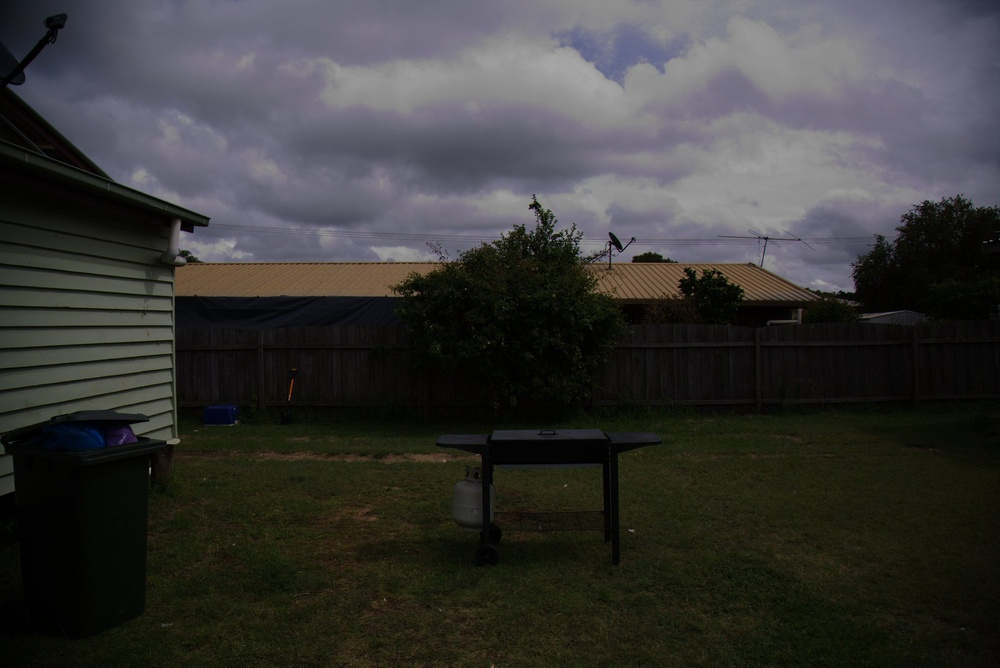
//> input picture lab2_submission/image.jpg, 1000 x 668 px, shrunk from 2000 x 1335 before the run
$ ./main image.jpg 3   (built with g++ and OpenCV 4)
//> lines starting //> are read from the running program, lines starting //| are printed output that depends on the picture; after the words box and inside, x2 and y2 are one past the last pixel; in counts of white or black regions, pixels touching at a corner belong together
### lab2_submission/utils.h
// utils.cpp

#include <opencv2/highgui.hpp>
#include <opencv2/imgproc.hpp>
#include <iostream>

cv::Mat max_filter(cv::Mat img, int kernel_size);

cv::Mat min_filter(cv::Mat img, int kernel_size);

cv::Mat draw_hist(cv::MatND hist, int width, int height, int hbins);

### lab2_submission/utils.cpp
// utils.cpp

#include <opencv2/highgui.hpp>
#include <opencv2/imgproc.hpp>
#include <opencv2/imgcodecs.hpp>
#include <iostream>

#include "utils.h"


cv::Mat max_filter(cv::Mat img, int kernel_size){
    cv::Mat out_img;

    if (kernel_size % 2 == 0) {
        std::cout << "[ERROR] Kernel size cannot be even numbered. Exiting.\n";
        return out_img;
    }

    out_img = img.clone(); //cv::Mat(img.rows, img.cols, cv::CV_8UC1);//img;
    int start_pos = (int) kernel_size/2;
    unsigned char max_val;

    std::cout << "[INFO] Max filter starting at pixel position (" << std::to_string(start_pos) << ", " << std::to_string(start_pos) << ")\n";

    for (int row = start_pos ; row < img.rows - start_pos; row++){
        for (int col = start_pos ; col < img.cols - start_pos; col++){

            // Loop over kernel
            max_val = 0;
            for (int kernel_row = row - start_pos; kernel_row <= row + start_pos; kernel_row++){
                for (int kernel_col = col - start_pos; kernel_col <= col + start_pos; kernel_col++){

                    unsigned char pixel_val = img.at<unsigned char>(kernel_row,kernel_col);
                    if (pixel_val > max_val){
                        max_val = pixel_val;
                    }

                }
            }

            out_img.at<unsigned char>(row,col) = max_val;

        }
    }

    cv::namedWindow("Max filter"); // Create a named window
    cv::imshow("Max filter", out_img); // Show the image in the named window
    cv::waitKey(0); // Wait for key-push to exit

    return out_img;

}

cv::Mat min_filter(cv::Mat img, int kernel_size){
    cv::Mat out_img;

    if (kernel_size % 2 == 0) {
        std::cout << "[ERROR] Kernel size cannot be even numbered. Exiting.\n";
        return out_img;
    }

    out_img = img.clone();
    int start_pos = (int) kernel_size/2;
    unsigned char min_val;

    std::cout << "[INFO] Min filter starting at pixel position (" << std::to_string(start_pos) << ", " << std::to_string(start_pos) << ")\n";

    for (int row = start_pos; row < img.rows - start_pos; row++){
        for (int col = start_pos ; col < img.cols - start_pos; col++){

            // Loop over kernel
            min_val = 255;
            for (int kernel_row = row - start_pos; kernel_row <= row + start_pos; kernel_row++){
                for (int kernel_col = col - start_pos; kernel_col <= col + start_pos; kernel_col++){

                    unsigned char pixel_val = img.at<unsigned char>(kernel_row,kernel_col);
                    if (pixel_val < min_val){
                        min_val = pixel_val;
                    }

                }
            }

            out_img.at<unsigned char>(row,col) = min_val;

        }
    }

    cv::namedWindow("Min filter"); // Create a named window
    cv::imshow("Min filter", out_img); // Show the image in the named window
    cv::waitKey(0); // Wait for key-push to exit

    return out_img;
}

cv::Mat draw_hist(cv::MatND hist, int width, int height, int hbins){

    cv::Mat histImage = cv::Mat(width, height, CV_8UC3, cv::Scalar(0, 0, 0));
    cv::normalize(hist, hist, 0, histImage.rows, cv::NORM_MINMAX, -1, cv::Mat());
    int bin_width = width / hbins;

    int p1x, p1y;
    int p2x, p2y;
    for (int i = 0; i < hbins; i++){
        // Draw the lines in the histogram by defining two points and connecting the dots
        // From x-position i-1 to i, with height according to the histogram
        p1x = bin_width*(i - 1);
		p1y = height - hist.at<float>(i - 1);

		p2x = bin_width*(i);
		p2y = height - hist.at<float>(i);

		line(histImage, cv::Point(p1x,p1y), cv::Point(p2x,p2y),
			cv::Scalar(255, 255, 255), 2, 8, 0);
    }

    return histImage;

}

### lab2_submission/main.cpp
// main.cpp

#include <opencv2/highgui.hpp>
#include <opencv2/imgproc.hpp>
#include <iostream>

#include "utils.h"

int main(int argc, char** argv)
{
    if (argc < 3){
        std::cout << "[WARNING] Image name or kernel size missing as command line arguments. Please run as './Lab2 image.jpg kernel_size'. Aborting.\n";
        return 0;
    }
    int kernel_size;

    cv::Mat original_img = cv::imread(argv[1]); // Read the image given as argument in command line
//> original_img is the input picture: 668 rows x 1000 cols, CV_8UC3; mean B, G, R 54.4, 56.1, 56.7
    kernel_size = std::atoi(argv[2]);
//> kernel_size = 3

    std::cout << "[INFO] Running with kernel size " << std::to_string(kernel_size) << "\n";
//| [INFO] Running with kernel size 3

    if (original_img.empty()){
        std::cout << "[WARNING] Cannot find the provided filename. Aborting.\n";
        return 0;
    }

    // ---------- TASK 1 ----------
    // Show original image
    cv::namedWindow("Original image"); // Create a named window
    cv::imshow("Original image", original_img); // Show the image in the named window
    cv::waitKey(0); // Wait for key-push to exit

    // Convert to grayscale
    cv::Mat grayscale_img;
    cv::cvtColor(original_img, grayscale_img, cv::COLOR_BGR2GRAY, 1);
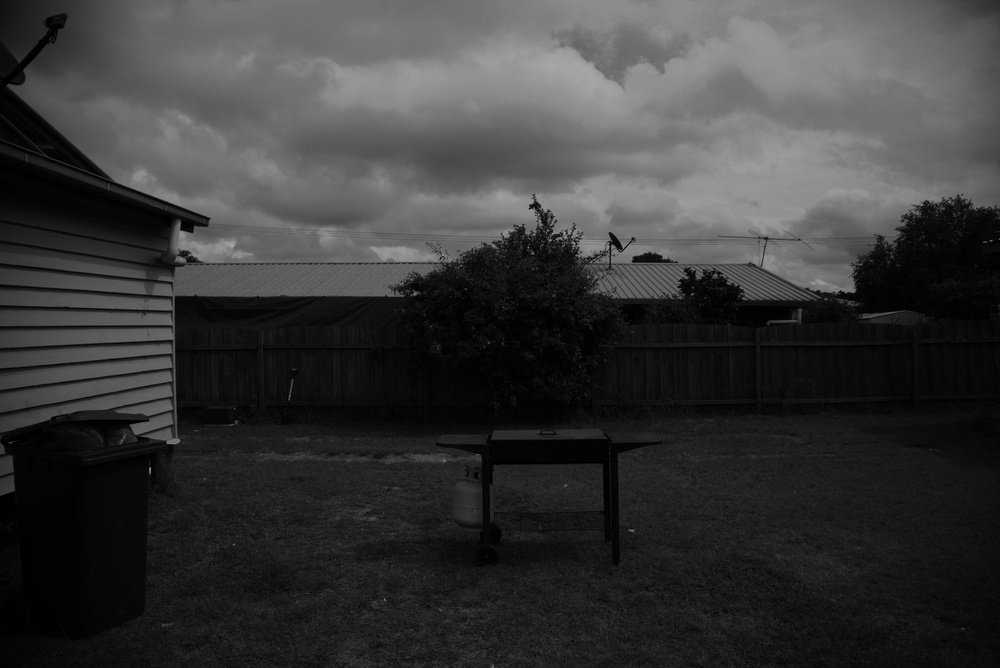
//> grayscale_img: 668 rows x 1000 cols, CV_8UC1; min 0, max 168, mean 56.1
    cv::imwrite("results/image_grayscale.jpg", grayscale_img);

    // ---------- TASK 2 ----------
    // Run the implemented min and max filters: Kernel size 5 is ok
    cv::Mat filtered_image = grayscale_img;
    filtered_image = max_filter(grayscale_img, kernel_size);
//> in max_filter, `int start_pos = (int) kernel_size/2;`: start_pos = 1
//| [INFO] Max filter starting at pixel position (1, 1)
//> the loop in max_filter, `for (int row = start_pos ; row < img.rows - start_pos; row++)` made 666 passes
//> max_val on passes 1 to 3: 47, 48, 48
//> after the loop in max_filter, `for (int row = start_pos ; row < img.rows - start_pos; row++)`:
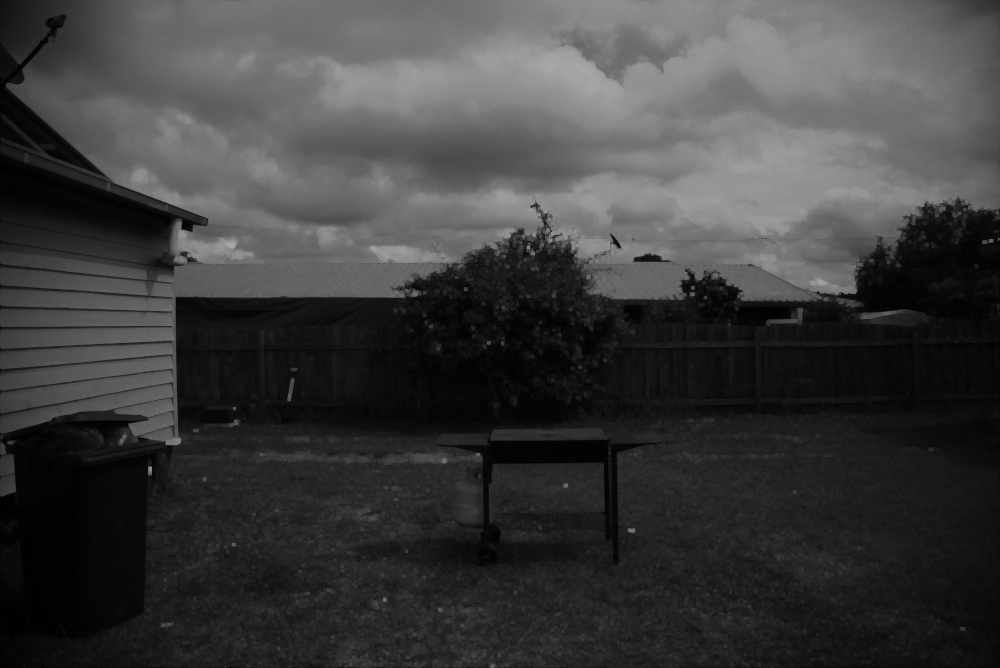
//> out_img: 668 rows x 1000 cols, CV_8UC1; min 0, max 168, mean 60.6
//> after the loop in max_filter, `for (int row = start_pos ; row < img.rows - start_pos; row++)`: max_val = 10
    cv::imwrite("results/image_max.jpg", filtered_image);
    filtered_image = min_filter(filtered_image, kernel_size);
//> in min_filter, `int start_pos = (int) kernel_size/2;`: start_pos = 1
//| [INFO] Min filter starting at pixel position (1, 1)
//> the loop in min_filter, `for (int row = start_pos; row < img.rows - start_pos; row++)` made 666 passes
//> min_val on passes 1 to 3: 44, 45, 45
//> after the loop in min_filter, `for (int row = start_pos; row < img.rows - start_pos; row++)`: min_val = 8
    cv::imwrite("results/image_max_min.jpg", filtered_image);

    // ---------- TASK 3 ----------
    // Use median filter and Gaussian smoothing filter
    cv::Mat median, gauss;
    cv::medianBlur(filtered_image, median, kernel_size);
    cv::imwrite("results/image_median.jpg", median);

    cv::GaussianBlur(filtered_image, gauss, cv::Size(kernel_size, kernel_size), 0.5);

    cv::imwrite("results/image_gauss.jpg", gauss);

    cv::namedWindow("Gauss filtered image"); // Create a named window
    cv::imshow("Gauss filtered image", gauss); // Show the image in the named window
    cv::namedWindow("Median filtered image"); // Create a named window
    cv::imshow("Median filtered image", median); // Show the image in the named window
    cv::waitKey(0); // Wait for key-push to exit

    // ---------- TASK 4 ----------
    // Histogram of grayscale image
    cv::MatND hist;
    const int hbins = 256;
    float hrange[] = { 0, 255 };
    const float *histRange = { hrange };

    cv::calcHist(&grayscale_img, 1, 0, cv::Mat(), hist, 1, &hbins, &histRange, true, false);
//> hist = 256 values, max 13194 at index 4, min 0 at index 169, mean 2609.4

    int width = 256, height = 300;
    cv::Mat histImage = draw_hist(hist, width, height, hbins);
//> in draw_hist, `cv::normalize(hist, hist, 0, histImage.rows, cv::NORM_MINMAX, -1, cv::..`: hist = 256 values, max 256 at index 4, min 0 at index 169, mean 50.63
//> the loop in draw_hist, `for (int i = 0; i < hbins; i++)` made 256 passes
//> (p1y, p2y) on passes 1 to 3: (300, 270), (270, 180), (180, 73)
//> after the loop in draw_hist, `for (int i = 0; i < hbins; i++)`:
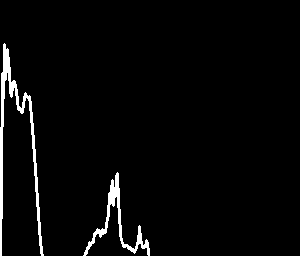
//> histImage: 256 rows x 300 cols, CV_8UC3; 3% white; 2 white regions, box (x1, y1, x2, y2) and area: (0, 43, 44, 256) 1467, (83, 172, 150, 256) 837

    cv::imwrite("results/image_histogram.jpg", histImage);
    cv::namedWindow("Histogram");
    cv::imshow("Histogram", histImage);
    cv::waitKey(0); // Wait for key-push to exit

    // ---------- TASK 5 ----------
    cv::Mat equalized_img;
    cv::equalizeHist( grayscale_img, equalized_img );
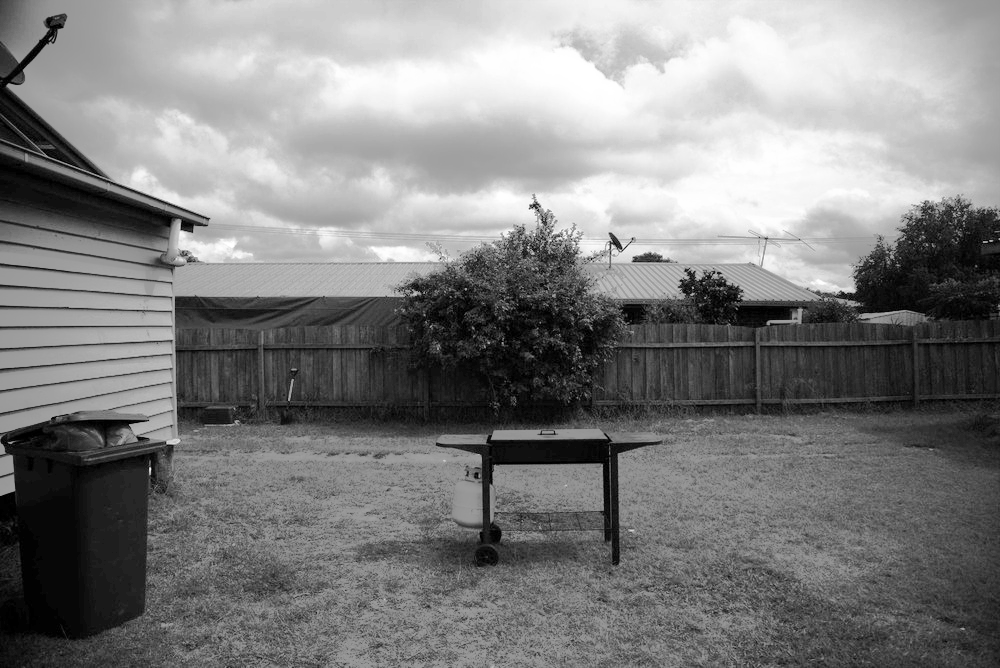
//> equalized_img: 668 rows x 1000 cols, CV_8UC1; min 0, max 255, mean 128.6

    cv::imwrite("results/image_equalized.jpg", equalized_img);
    cv::namedWindow("Equalized image");
    cv::imshow("Equalized image", equalized_img);
    cv::waitKey(0); // Wait for key-push to exit

    // Draw histogram of equalized image
    cv::MatND eqHist;
    cv::calcHist(&equalized_img, 1, 0, cv::Mat(), eqHist, 1, &hbins, &histRange, true, false);
//> eqHist = 256 values, max 13194 at index 16, min 0 at index 1, mean 2604
    cv::Mat eqHistImage = draw_hist(eqHist, width, height, hbins);
//> call 2 of draw_hist, with width = 256, height = 300, hbins = 256
//> in draw_hist (call 2), `cv::normalize(hist, hist, 0, histImage.rows, cv::NORM_MINMAX, -1, cv::..`: hist = 256 values, max 256 at index 16, min 0 at index 1, mean 50.53
//> the loop in draw_hist (call 2), `for (int i = 0; i < hbins; i++)` made 256 passes
//> (p1y, p2y) on passes 1 to 3: (300, 270), (270, 300), (300, 180)
//> after the loop in draw_hist (call 2), `for (int i = 0; i < hbins; i++)`:
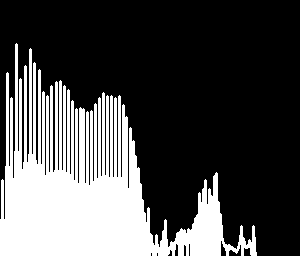
//> histImage: 256 rows x 300 cols, CV_8UC3; 29.8% white; 1 white region, box (x1, y1, x2, y2) and area: (0, 43, 257, 256) 22916
//> eqHist has the same summary as hist in draw_hist

    cv::imwrite("results/image_equalized_histogram.jpg", eqHistImage);
    cv::namedWindow("Equalized histogram");
    cv::imshow("Equalized histogram", eqHistImage);
    cv::waitKey(0); // Wait for key-push to exit

    return 0;
}
